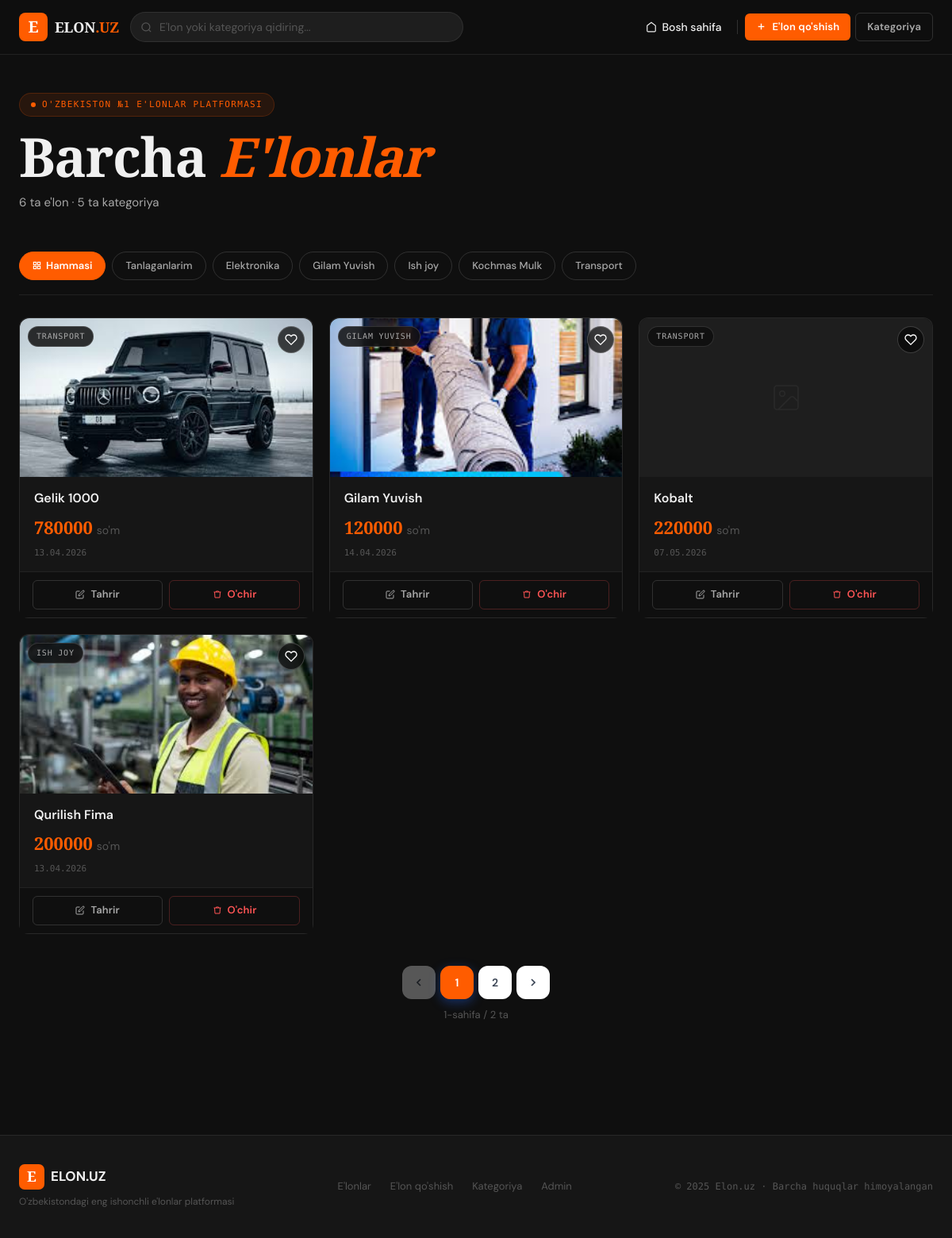
The app's page / (signed in) with its own data.
### olxapp/models.py (models this page shows, shortened)
class Category(models.Model):
    name = models.CharField(max_length=100, unique=True, verbose_name='Bolim nomi')
    description = models.CharField(default='', max_length=40, validators=[validate_description], verbose_name='Tavsif')
    class Meta:
        verbose_name = 'Bolim'
        verbose_name_plural = 'Bolimlar'
        ordering = ("name",)

class Advertisement(models.Model):
    advertisters = models.ManyToManyField(Advertister, related_name='advertister', verbose_name='Elon joylovchi')
    region = models.ForeignKey(Region, on_delete=models.SET_NULL, null=True, blank=True, verbose_name='Joylashuv')
    category = models.ForeignKey(Category, on_delete=models.CASCADE, verbose_name='Bolim')
    title = models.CharField(max_length=200, verbose_name='Nomi')
    description = models.TextField(verbose_name='Izoh')
    price = models.DecimalField(max_digits=10, decimal_places=2, verbose_name='Narxi')
    image = models.ImageField(upload_to='images/', verbose_name='Rasm', null=True, blank=True)
    video = models.FileField(upload_to='video/', verbose_name='Video', null=True, blank=True)
    create_at = models.DateTimeField(auto_now_add=True)
    class Meta:
        verbose_name = 'Elon'
        verbose_name_plural = 'Elonlar'
        ordering = ('title', '-create_at')

### olxapp/views.py (the view)
# urls.py: 2. Add a URL to urlpatterns:  path('', views.home, name='home')
def home(request: HttpRequest):
    categories = Category.objects.all()
    if request.GET.get('adversisment'):
        if not request.user.is_authenticated:
            return redirect('home')
        advertisements = []
        bookmarks = BookMark.objects.filter(user=request.user)
        for bookmark in bookmarks:
            advertisment = bookmark.advertisement
            advertisment.like = True
            advertisements.append(advertisment)
    else:
        advertisements = Advertisement.objects.all()
        if request.user.is_authenticated:
            for advertisment in advertisements:
                res = advertisment.bookmark_set.filter(user=request.user).exists()
                if res:
                    advertisment.like = True
        else:
            advertisment = Advertisement.objects.all()
    paginatore = Paginator(advertisements, 4)
    page = paginatore.page(request.GET.get('page', 1))
    context = {
        'page': page,
        'categories': categories
    }
    return render(request, 'olxapp/home.html', context)

### olxapp/templates/olxapp/home.html (shortened to what this page needs)
{% extends 'base.html' %}
{% block content %}
<div class="container">
  <div class="hero anim-up">
    <div class="hero-eyebrow">O'zbekiston №1 e'lonlar platformasi</div>
    {% if q %}
    <h1 class="hero-title">"<em>{{ q }}</em>"</h1>
    <p class="hero-sub">
      {{ page.paginator.count }} ta natija topildi ·
      <a href="{% url 'home' %}" style="color:var(--accent);text-decoration:underline;">Tozalash</a>
    </p>
    {% else %}
    <h1 class="hero-title">Barcha <em>E'lonlar</em></h1>
    <p class="hero-sub">
      {{ page.paginator.count }} ta e'lon
      {% if categories %} · {{ categories|length }} ta kategoriya{% endif %}
    </p>
    {% endif %}
  </div>
  {% if categories and not q %}
  <div class="cat-row anim-up d2">
    <a href="{% url 'home' %}" class="cat-chip active">
      <svg width="11" height="11" viewBox="0 0 24 24" fill="none" stroke="currentColor" stroke-width="2.5">
        <rect x="3" y="3" width="7" height="7" />
        <rect x="14" y="3" width="7" height="7" />
        <rect x="14" y="14" width="7" height="7" />
        <rect x="3" y="14" width="7" height="7" />
      </svg>
      Hammasi
    </a>
    {% if request.user.is_authenticated and request.path in '/' %}
    <a href="{% url 'home' %}?adversisment=true" class="cat-chip">Tanlaganlarim</a>
    {% endif %}
    {% for cat in categories %}
    <a href="{% url 'advens_by_category' cat.id %}" class="cat-chip">{{ cat.name }}</a>
    {% endfor %}
  </div>
  {% endif %}
  {% if page %}
  <div class="ads-grid">
    {% for ad in page %}
    <article class="card anim-up d{{ forloop.counter|default:1 }}">
      {% if user.is_authenticated %}
      <a href="{% url 'add_bookmark' ad.id %}" class="save-btn {% if ad.like %}saved{% endif %}"
        title="{% if ad.like %}Saqlangan{% else %}Saqlash{% endif %}">
        <svg width="16" height="16" viewBox="0 0 24 24" fill="none" stroke="currentColor" stroke-width="2">
          <path d="M20.84 4.61a5.5 5.5 0 0 0-7.78 0L12 5.67l-1.06-1.06a5.5 5.5 0 0 0-7.78 7.78l1.06 1.06L12 21.23l7.78-7.78 1.06-1.06a5.5 5.5 0 0 0 0-7.78z" />
        </svg>
      </a>
      {% endif %}
      <a href="{% url 'advens' ad.id %}">
        <div class="ad-img-wrap">
          {% if ad.image %}
          <img src="{{ ad.image.url }}" alt="{{ ad.title }}" class="ad-img" loading="lazy">
          {% else %}
          <div class="ad-no-img">
            <svg width="40" height="40" viewBox="0 0 24 24" fill="none" stroke="currentColor" stroke-width="1" opacity="0.2">
              <rect x="3" y="3" width="18" height="18" rx="2" />
              <circle cx="9" cy="9" r="2" />
              <path d="m21 15-3.086-3.086a2 2 0 0 0-2.828 0L6 21" />
            </svg>
          </div>
          {% endif %}
          <div class="ad-badge">{{ ad.category.name }}</div>
        </div>
        <div class="ad-body">
          <div class="ad-title">{{ ad.title }}</div>
          <div class="ad-price">{{ ad.price|floatformat:0 }} <small>so'm</small></div>
          <div class="ad-date">{{ ad.create_at|date:"d.m.Y" }}</div>
        </div>
      </a>
      {% if user.is_staff %}
      <div class="ad-actions">
        <a href="{% url 'update_advens' ad.id %}" class="btn btn-outline btn-sm" style="flex:1;">
          <svg width="12" height="12" viewBox="0 0 24 24" fill="none" stroke="currentColor" stroke-width="2">
            <path d="M11 4H4a2 2 0 00-2 2v14a2 2 0 002 2h14a2 2 0 002-2v-7" />
            <path d="M18.5 2.5a2.121 2.121 0 013 3L12 15l-4 1 1-4 9.5-9.5z" />
          </svg>
          Tahrir
        </a>
        <a href="{% url 'delete_advens' ad.id %}" class="btn btn-danger btn-sm" style="flex:1;">
          <svg width="12" height="12" viewBox="0 0 24 24" fill="none" stroke="currentColor" stroke-width="2">
            <polyline points="3 6 5 6 21 6" />
            <path d="M19 6l-1 14H6L5 6" />
            <path d="M9 6V4h6v2" />
          </svg>
          O'chir
        </a>
      </div>
      {% endif %}
    </article>
    {% endfor %}
  </div>
  {% endif %}
</div>
{% if page.has_other_pages %}
<nav class="pg-nav">
  <ul class="pg-list">
    {% if page.has_previous %}
    <li>
      <a class="pg-btn pg-arrow" href="?page={{ page.previous_page_number }}">
        <svg width="16" height="16" viewBox="0 0 24 24" fill="none" stroke="currentColor" stroke-width="2.5">
          <path d="m15 18-6-6 6-6" />
        </svg>
      </a>
    </li>
    {% else %}
    <li>
      <span class="pg-btn pg-arrow pg-disabled">
        <svg width="16" height="16" viewBox="0 0 24 24" fill="none" stroke="currentColor" stroke-width="2.5">
          <path d="m15 18-6-6 6-6" />
        </svg>
      </span>
    </li>
    {% endif %}
    {% for num in page.paginator.page_range %}
      {% if page.number == num %}
        <li><span class="pg-btn pg-active">{{ num }}</span></li>
      {% elif num > page.number|add:"-3" and num < page.number|add:"3" %}
        <li><a class="pg-btn" href="?page={{ num }}">{{ num }}</a></li>
      {% endif %}
    {% endfor %}
    {% if page.has_next %}
    <li>
      <a class="pg-btn pg-arrow" href="?page={{ page.next_page_number }}">
        <svg width="16" height="16" viewBox="0 0 24 24" fill="none" stroke="currentColor" stroke-width="2.5">
          <path d="m9 18 6-6-6-6" />
        </svg>
      </a>
    </li>
    {% endif %}
  </ul>
  <p class="pg-info">{{ page.number }}-sahifa / {{ page.paginator.num_pages }} ta</p>
</nav>
{% endif %}
{% endblock %}

### olxapp/templates/olxapp/home.html (style rules this page uses)
.pg-nav { display: flex; flex-direction: column; align-items: center; gap: 10px; padding: 40px 0 60px; }
.pg-list { list-style: none; display: flex; align-items: center; gap: 6px; margin: 0; padding: 0; }
.pg-btn { display: flex; align-items: center; justify-content: center; width: 42px; height: 42px; border-radius: 12px; font-size: 14px; font-weight: 600; text-decoration: none; color: var(--text1, #374151); background: var(--surface1, #fff); border: 1.5px solid var(--border, #e5e7eb); transition: all 0.18s ease; cursor: pointer; }
.pg-active { background: var(--accent, #2563eb) !important; border-color: var(--accent, #2563eb) !important; color: #fff !important; box-shadow: 0 4px 14px rgba(37, 99, 235, 0.4); }
.pg-disabled { opacity: 0.3; cursor: not-allowed; }
.pg-info { font-size: 13px; color: var(--text3, #9ca3af); margin: 0; }

### records on screen
Category: name "Elektronika"
Category: name "Gilam Yuvish"
Category: name "Ish joy"
Category: name "Kochmas Mulk"
Category: name "Transport"
Advertisement: image (picture), category.name "TRANSPORT", title "Gelik 1000", price "780000", create_at "13.04.2026"
Advertisement: image (picture), category.name "GILAM YUVISH", title "Gilam Yuvish", price "120000", create_at "14.04.2026"
Advertisement: category.name "TRANSPORT", title "Kobalt", price "220000", create_at "07.05.2026"
Advertisement: image (picture), category.name "ISH JOY", title "Qurilish Fima", price "200000", create_at "13.04.2026"

### other values on screen
{{ page.paginator.count }} "6"
{{ categories|length }} "5"
{{ num }} "1"
{{ num }} "2"
{{ page.number }} "1"
{{ page.paginator.num_pages }} "2"
